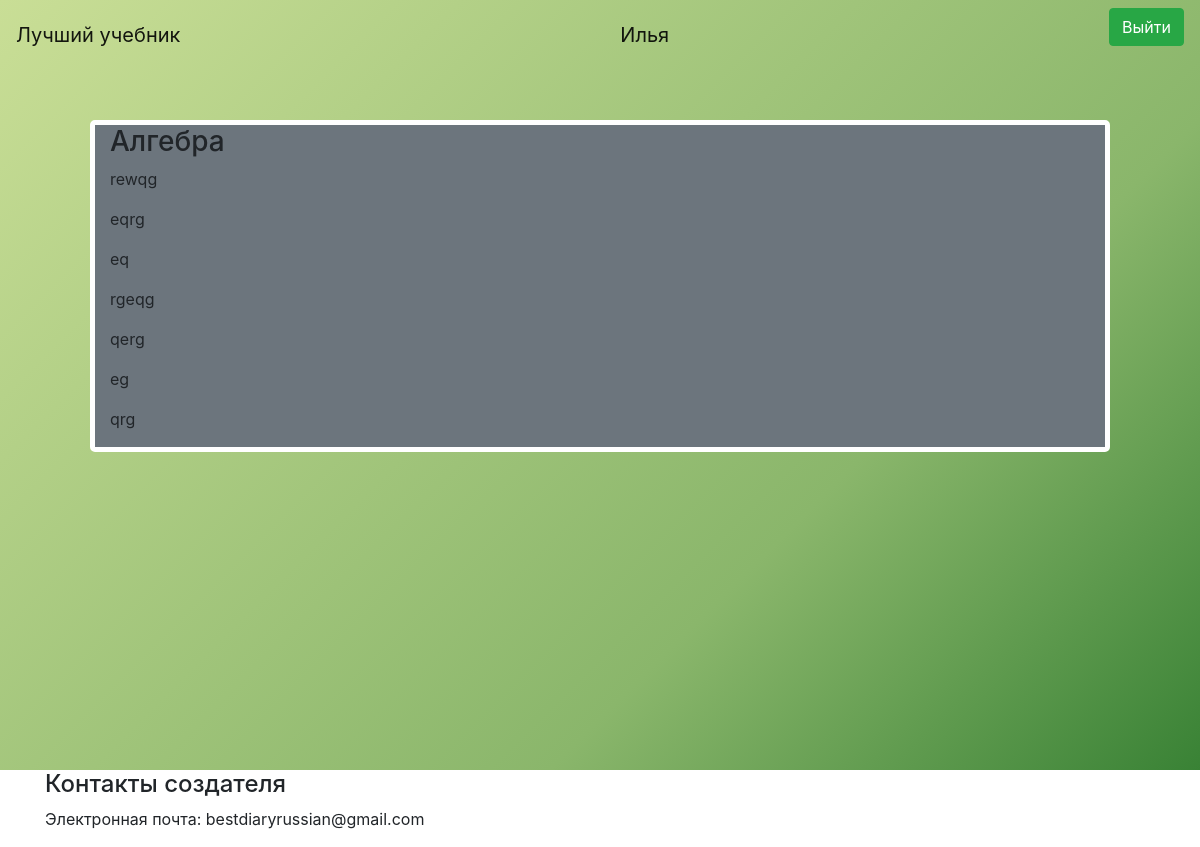
Page /homeWork/Алгебра (signed in) on the committed database.
### data/users.py (models this page shows, shortened)
class User(SqlAlchemyBase, UserMixin):
    __tablename__ = 'users'
    id = sqlalchemy.Column(sqlalchemy.Integer,
                           primary_key=True, autoincrement=True)
    classId = sqlalchemy.Column(sqlalchemy.Integer, nullable=True)
    surname = sqlalchemy.Column(sqlalchemy.String, nullable=True)
    name = sqlalchemy.Column(sqlalchemy.String, nullable=True)
    login = sqlalchemy.Column(sqlalchemy.String, nullable=True)
    email = sqlalchemy.Column(sqlalchemy.String, nullable=True)
    hashed_password = sqlalchemy.Column(sqlalchemy.String, nullable=True)

### data/predmet.py (models this page shows)
class Predmet(SqlAlchemyBase, UserMixin):
    __tablename__ = 'predmets'
    id = sqlalchemy.Column(sqlalchemy.Integer,
                           primary_key=True, autoincrement=True)
    name = sqlalchemy.Column(sqlalchemy.String, nullable=True)

### main.py (the view)
@app.route("/homeWork/<string:predmetName>")
def homeWork(predmetName):
    coc = request.cookies.get("coc", 0)
    if coc:
        userId = int(coc.split(';')[0])
        us = coc.split(';')[1]
        nameUs = coc.split(';')[2]
        db_sess = db_session.create_session()
        a = []
        d = db_sess.query(Predmet)
        for i in d:
            if i.name == predmetName:
                pred = i.id
        for i in db_sess.query(HomeWork).filter(HomeWork.predmetId == pred) \
                .filter(HomeWork.classId == db_sess.query(User).filter(User.id == userId)[0].classId):
            a.append([db_sess.query(Predmet).filter(Predmet.id == pred)[0].name, i.textDz.split('\n')])
        res = make_response(
            render_template("homeWork.html", us=us, nameUs=nameUs, news=a))
        return res
    else:
        return redirect('/')

### data/db_session.py (called while the page is built)
def create_session() -> Session:
    global __factory
    return __factory()

### main.py (called while the page is built)
@login_manager.user_loader
def load_user(user_id):
    db_sess = db_session.create_session()
    return db_sess.query(User).get(user_id)

### templates/homeWork.html (shortened to what this page needs)
<!DOCTYPE html>
<html lang="en">
<head>
    <link rel="stylesheet" href="/static/styles.css">
</head>
<body>
{% extends "base.html" %}
{% block content %}
{% for item in news%}
<div class="container">
    <div class="bg-secondary" style="margin: 30px;border: 5px white solid;border-radius: 5px;">
        <h3 class="col-12">{{item[0]}}</h3>
        {% for item2 in item[1]%}
        <p class="col-6">{{item2}}</p>
        {% endfor %}
    </div>
</div>
{% endfor %}
{% endblock %}

### templates/base.html (shortened to what this page needs)
<!doctype html>
<html lang="en">
<head>
    <link rel="stylesheet"
          href="https://stackpath.bootstrapcdn.com/bootstrap/4.4.1/css/bootstrap.min.css"
>
</head>
<body>
{% if bg == "img" %}
<div class="custom-div_image_1">
{% else %}
<div class="custom-div">
{% endif %}
    <header>
        <nav class="navbar navbar-light">
            <a class="navbar-brand" href="#">Лучший учебник</a>
            {% if us != "None" %}
                <a class="navbar-brand" href="/logout">{{ nameUs }}</a>
                <p>
                    <a class="btn btn-success" href="/logout">Выйти</a>
                </p>
            {% else %}
                <p>
                    <a class="btn btn-success" href="/login">Войти</a>
                </p>
            {% endif %}
        </nav>
    </header>
    <main role="main" class="container">
        {% block content %}{% endblock %}
    </main>
</div>
<footer>
    <div class="custom-center">
        <div class="container">
            <div class="row">
                <div class="col-md-6">
                    <h4>Контакты создателя</h4>
                    <p>Электронная почта: bestdiaryrussian@gmail.com</p>
                </div>
            </div>
        </div>
    </div>
</footer>
</body>
</html>

### static/styles.css (style rules this page uses)
.custom-div { background: linear-gradient(135deg, #04e29c 0%,#6d0019 100%); }

### templates/base.html (style rules this page uses)
main { min-height: 700px; max-width: 800px; margin: 0 auto; padding: 20px; }
.custom-div { background: linear-gradient(135deg, #c9de96 0%,#8ab66b 67%,#398235 100%); }
.custom-center { align-items: center }

### rows in the picture
User: name "Илья"
Predmet: name "Алгебра", 1 "rewqg" "eqrg" "eq" "rgeqg" "qerg" "eg" "qrg"
